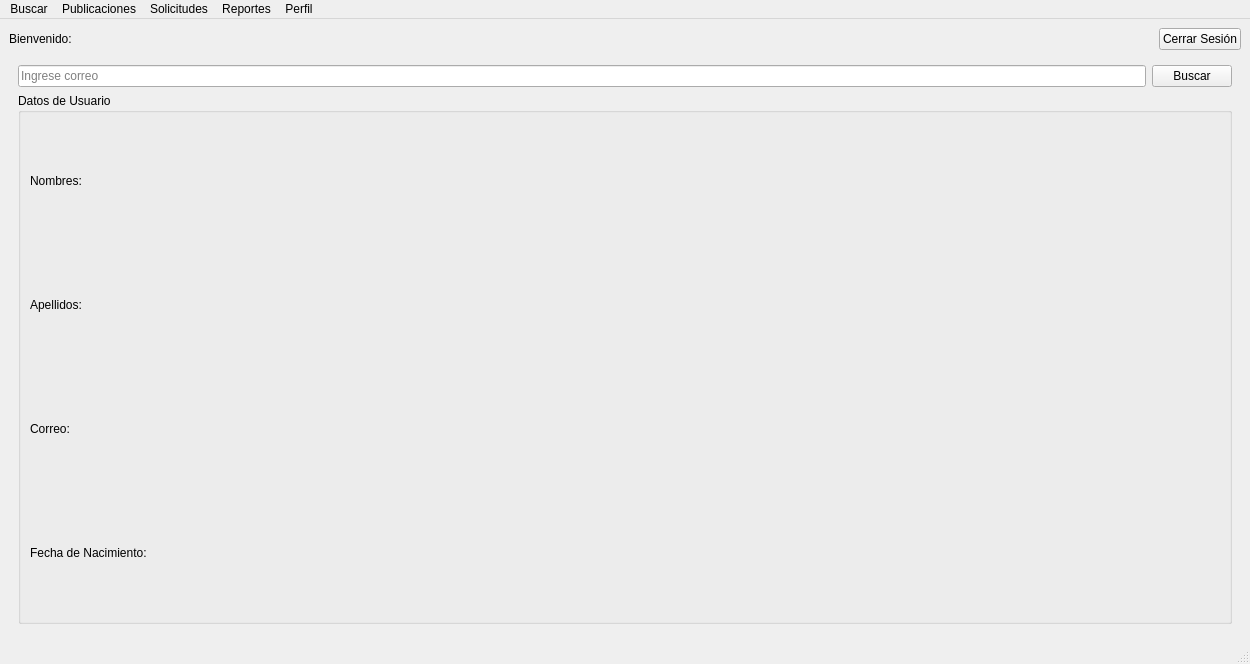
<?xml version="1.0" encoding="UTF-8"?>
<ui version="4.0">
 <class>MenuUsr</class>
 <widget class="QMainWindow" name="MenuUsr">
  <property name="geometry">
   <rect>
    <x>0</x>
    <y>0</y>
    <width>1250</width>
    <height>664</height>
   </rect>
  </property>
  <property name="windowTitle">
   <string>MenuUsr</string>
  </property>
  <widget class="QWidget" name="centralwidget">
   <layout class="QVBoxLayout" name="verticalLayout">
    <item>
     <layout class="QHBoxLayout" name="horizontalLayout_10">
      <item>
       <widget class="QLabel" name="label">
        <property name="text">
         <string>Bienvenido:</string>
        </property>
       </widget>
      </item>
      <item alignment="Qt::AlignmentFlag::AlignRight">
       <widget class="QPushButton" name="pushButtonCerrarSesion">
        <property name="text">
         <string>Cerrar Sesión</string>
        </property>
       </widget>
      </item>
     </layout>
    </item>
    <item>
     <widget class="QStackedWidget" name="stackedWidget">
      <property name="currentIndex">
       <number>0</number>
      </property>
      <widget class="QWidget" name="pageBuscar">
       <layout class="QVBoxLayout" name="verticalLayout_2">
        <item>
         <layout class="QHBoxLayout" name="horizontalLayout">
          <item>
           <widget class="QLineEdit" name="lineEditCorreo">
            <property name="placeholderText">
             <string>Ingrese correo</string>
            </property>
           </widget>
          </item>
          <item>
           <widget class="QPushButton" name="pushButtonBuscar">
            <property name="text">
             <string>Buscar</string>
            </property>
           </widget>
          </item>
         </layout>
        </item>
        <item>
         <widget class="QGroupBox" name="groupBoxDatosUsuario">
          <property name="title">
           <string>Datos de Usuario</string>
          </property>
          <layout class="QVBoxLayout" name="verticalLayout_3">
           <item>
            <widget class="QLabel" name="labelNombres">
             <property name="text">
              <string>Nombres:</string>
             </property>
            </widget>
           </item>
           <item>
            <widget class="QLabel" name="labelApellidos">
             <property name="text">
              <string>Apellidos:</string>
             </property>
            </widget>
           </item>
           <item>
            <widget class="QLabel" name="labelCorreo">
             <property name="text">
              <string>Correo:</string>
             </property>
            </widget>
           </item>
           <item>
            <widget class="QLabel" name="labelFechaNacimiento">
             <property name="text">
              <string>Fecha de Nacimiento:</string>
             </property>
            </widget>
           </item>
          </layout>
         </widget>
        </item>
       </layout>
      </widget>
      <widget class="QWidget" name="pagePublicaciones">
       <layout class="QHBoxLayout" name="horizontalLayout_2">
        <item>
         <layout class="QVBoxLayout" name="verticalLayout_4">
          <item>
           <widget class="QGroupBox" name="groupBoxFecha">
            <property name="title">
             <string>Fecha</string>
            </property>
            <layout class="QVBoxLayout" name="verticalLayout_5">
             <item>
              <widget class="QComboBox" name="comboBoxFecha">
               <item>
                <property name="text">
                 <string>Todas</string>
                </property>
               </item>
              </widget>
             </item>
             <item>
              <widget class="QPushButton" name="pushButtonAplicarFecha">
               <property name="text">
                <string>Aplicar</string>
               </property>
              </widget>
             </item>
            </layout>
           </widget>
          </item>
          <item>
           <widget class="QGroupBox" name="groupBoxRecorridoLimitado">
            <property name="title">
             <string>Recorrido Limitado</string>
            </property>
            <layout class="QVBoxLayout" name="verticalLayout_6">
             <item>
              <layout class="QHBoxLayout" name="horizontalLayout_3">
               <item>
                <widget class="QLabel" name="labelOrden">
                 <property name="text">
                  <string>Orden:</string>
                 </property>
                </widget>
               </item>
               <item>
                <widget class="QComboBox" name="comboBoxOrden">
                 <item>
                  <property name="text">
                   <string>PreOrden</string>
                  </property>
                 </item>
                 <item>
                  <property name="text">
                   <string>PostOrden</string>
                  </property>
                 </item>
                 <item>
                  <property name="text">
                   <string>InOrden</string>
                  </property>
                 </item>
                </widget>
               </item>
              </layout>
             </item>
             <item>
              <layout class="QHBoxLayout" name="horizontalLayout_4">
               <item>
                <widget class="QLabel" name="labelCantidad">
                 <property name="text">
                  <string>Cantidad:</string>
                 </property>
                </widget>
               </item>
               <item>
                <widget class="QLineEdit" name="lineEditCantidad"/>
               </item>
              </layout>
             </item>
             <item>
              <widget class="QPushButton" name="pushButtonAplicarRecorrido">
               <property name="text">
                <string>Aplicar</string>
               </property>
              </widget>
             </item>
            </layout>
           </widget>
          </item>
         </layout>
        </item>
        <item>
         <layout class="QVBoxLayout" name="verticalLayout_7">
          <item>
           <widget class="QPushButton" name="pushButtonCrearPublicacion">
            <property name="text">
             <string>Crear Nueva Publicación</string>
            </property>
           </widget>
          </item>
          <item>
           <widget class="QScrollArea" name="scrollAreaPublicaciones">
            <property name="widgetResizable">
             <bool>true</bool>
            </property>
            <widget class="QWidget" name="scrollAreaWidgetContents">
             <property name="geometry">
              <rect>
               <x>0</x>
               <y>0</y>
               <width>600</width>
               <height>511</height>
              </rect>
             </property>
            </widget>
           </widget>
          </item>
          <item>
           <layout class="QHBoxLayout" name="horizontalLayout_5"/>
          </item>
         </layout>
        </item>
       </layout>
      </widget>
      <widget class="QWidget" name="pageSolicitudes">
       <layout class="QVBoxLayout" name="verticalLayout_9">
        <item>
         <widget class="QGroupBox" name="groupBoxUsuarios">
          <property name="title">
           <string>Usuarios</string>
          </property>
          <layout class="QVBoxLayout" name="verticalLayout_10">
           <item>
            <widget class="QTableWidget" name="tableWidgetUsuarios">
             <column>
              <property name="text">
               <string>New Column</string>
              </property>
             </column>
             <column>
              <property name="text">
               <string>Nombres</string>
              </property>
             </column>
             <column>
              <property name="text">
               <string>Correo</string>
              </property>
             </column>
             <column>
              <property name="text">
               <string>Nacimiento</string>
              </property>
             </column>
             <column>
              <property name="text">
               <string>Acción</string>
              </property>
             </column>
            </widget>
           </item>
          </layout>
         </widget>
        </item>
        <item>
         <layout class="QHBoxLayout" name="horizontalLayout_6">
          <item>
           <widget class="QGroupBox" name="groupBoxSolicitudesRecibidas">
            <property name="title">
             <string>Solicitudes Recibidas</string>
            </property>
            <layout class="QVBoxLayout" name="verticalLayout_11">
             <item>
              <widget class="QTableWidget" name="tableWidgetSolicitudesRecibidas">
               <column>
                <property name="text">
                 <string>Correo</string>
                </property>
               </column>
               <column>
                <property name="text">
                 <string>Acciones</string>
                </property>
               </column>
              </widget>
             </item>
            </layout>
           </widget>
          </item>
          <item>
           <widget class="QGroupBox" name="groupBoxSolicitudesEnviadas">
            <property name="title">
             <string>Solicitudes Enviadas</string>
            </property>
            <layout class="QVBoxLayout" name="verticalLayout_12">
             <item>
              <widget class="QTableWidget" name="tableWidgetSolicitudesEnviadas">
               <column>
                <property name="text">
                 <string>Correo</string>
                </property>
               </column>
               <column>
                <property name="text">
                 <string>Acciones</string>
                </property>
               </column>
              </widget>
             </item>
            </layout>
           </widget>
          </item>
         </layout>
        </item>
       </layout>
      </widget>
      <widget class="QWidget" name="pageReportes">
       <layout class="QVBoxLayout" name="verticalLayout_13">
        <item>
         <layout class="QHBoxLayout" name="horizontalLayout_7">
          <item>
           <widget class="QGroupBox" name="groupBoxFechasMasPublicaciones">
            <property name="title">
             <string>Fechas con más publicaciones</string>
            </property>
            <layout class="QVBoxLayout" name="verticalLayout_14">
             <item>
              <widget class="QTableWidget" name="tableWidgetFechasMasPublicaciones">
               <column>
                <property name="text">
                 <string>Fecha</string>
                </property>
               </column>
               <column>
                <property name="text">
                 <string>Cantidad de publicaciones</string>
                </property>
               </column>
              </widget>
             </item>
            </layout>
           </widget>
          </item>
          <item>
           <widget class="QGroupBox" name="groupBoxPublicacionesMasComentarios">
            <property name="title">
             <string>Publicaciones con más comentarios</string>
            </property>
            <layout class="QVBoxLayout" name="verticalLayout_15">
             <item>
              <widget class="QTableWidget" name="tableWidgetPublicacionesMasComentarios">
               <column>
                <property name="text">
                 <string>Fecha</string>
                </property>
               </column>
               <column>
                <property name="text">
                 <string>Usuario</string>
                </property>
               </column>
               <column>
                <property name="text">
                 <string>No. Comentarios</string>
                </property>
               </column>
              </widget>
             </item>
            </layout>
           </widget>
          </item>
         </layout>
        </item>
        <item alignment="Qt::AlignmentFlag::AlignHCenter">
         <widget class="QPushButton" name="pushButtonGenerarReportes">
          <property name="text">
           <string>Generar reportes</string>
          </property>
         </widget>
        </item>
        <item>
         <layout class="QHBoxLayout" name="horizontalLayout_8">
          <item>
           <layout class="QVBoxLayout" name="verticalLayout_16">
            <item>
             <widget class="QGroupBox" name="groupBoxBST">
              <property name="title">
               <string>BST</string>
              </property>
              <layout class="QVBoxLayout" name="verticalLayout_17">
               <item>
                <widget class="QComboBox" name="comboBoxBST">
                 <item>
                  <property name="text">
                   <string>Todo</string>
                  </property>
                 </item>
                </widget>
               </item>
               <item alignment="Qt::AlignmentFlag::AlignHCenter">
                <widget class="QPushButton" name="pushButtonGenerarBST">
                 <property name="text">
                  <string>Generar</string>
                 </property>
                </widget>
               </item>
              </layout>
             </widget>
            </item>
           </layout>
          </item>
          <item>
           <widget class="QGraphicsView" name="graphicsViewBST"/>
          </item>
         </layout>
        </item>
       </layout>
      </widget>
      <widget class="QWidget" name="pagePerfil">
       <layout class="QVBoxLayout" name="verticalLayout_18">
        <item>
         <widget class="QGroupBox" name="groupBoxPerfil">
          <property name="title">
           <string>Perfil</string>
          </property>
          <layout class="QVBoxLayout" name="verticalLayout_19">
           <item>
            <widget class="QLabel" name="labelNombres1">
             <property name="text">
              <string>Nombres</string>
             </property>
            </widget>
           </item>
           <item>
            <widget class="QLineEdit" name="lineEditNombres"/>
           </item>
           <item>
            <widget class="QLabel" name="labelApellidos1">
             <property name="text">
              <string>Apellidos</string>
             </property>
            </widget>
           </item>
           <item>
            <widget class="QLineEdit" name="lineEditApellidos"/>
           </item>
           <item>
            <widget class="QLabel" name="labelCorreo1">
             <property name="text">
              <string>Correo</string>
             </property>
            </widget>
           </item>
           <item>
            <widget class="QLineEdit" name="lineEditCorreo1"/>
           </item>
           <item>
            <widget class="QLabel" name="labelContrasena">
             <property name="text">
              <string>Contraseña</string>
             </property>
            </widget>
           </item>
           <item>
            <widget class="QLineEdit" name="lineEditContrasena"/>
           </item>
           <item>
            <widget class="QLabel" name="labelFechaNacimiento1">
             <property name="text">
              <string>Fecha de nacimiento</string>
             </property>
            </widget>
           </item>
           <item>
            <widget class="QDateEdit" name="dateEditFechaNacimiento"/>
           </item>
           <item>
            <layout class="QHBoxLayout" name="horizontalLayout_9">
             <item>
              <widget class="QPushButton" name="pushButtonModificarDatos">
               <property name="text">
                <string>Modificar datos</string>
               </property>
              </widget>
             </item>
             <item>
              <widget class="QPushButton" name="pushButtonEliminarCuenta">
               <property name="text">
                <string>Eliminar cuenta</string>
               </property>
              </widget>
             </item>
            </layout>
           </item>
          </layout>
         </widget>
        </item>
       </layout>
      </widget>
     </widget>
    </item>
   </layout>
  </widget>
  <widget class="QMenuBar" name="menubar">
   <property name="geometry">
    <rect>
     <x>0</x>
     <y>0</y>
     <width>1250</width>
     <height>21</height>
    </rect>
   </property>
   <widget class="QMenu" name="menuBuscar">
    <property name="title">
     <string>Buscar</string>
    </property>
    <addaction name="actionBuscar"/>
   </widget>
   <widget class="QMenu" name="menuPublicaciones">
    <property name="title">
     <string>Publicaciones</string>
    </property>
    <addaction name="actionPublicaciones"/>
   </widget>
   <widget class="QMenu" name="menuSolicitudes">
    <property name="title">
     <string>Solicitudes</string>
    </property>
    <addaction name="actionSolicitudes"/>
   </widget>
   <widget class="QMenu" name="menuPerfil">
    <property name="title">
     <string>Perfil</string>
    </property>
    <addaction name="actionPerfil"/>
   </widget>
   <widget class="QMenu" name="menuReportes">
    <property name="title">
     <string>Reportes</string>
    </property>
    <addaction name="actionReportes"/>
   </widget>
   <addaction name="menuBuscar"/>
   <addaction name="menuPublicaciones"/>
   <addaction name="menuSolicitudes"/>
   <addaction name="menuReportes"/>
   <addaction name="menuPerfil"/>
  </widget>
  <widget class="QStatusBar" name="statusbar"/>
  <action name="actionBuscar">
   <property name="text">
    <string>Buscar</string>
   </property>
  </action>
  <action name="actionPublicaciones">
   <property name="text">
    <string>Publicaciones</string>
   </property>
  </action>
  <action name="actionSolicitudes">
   <property name="text">
    <string>Solicitudes</string>
   </property>
  </action>
  <action name="actionPerfil">
   <property name="text">
    <string>Perfil</string>
   </property>
  </action>
  <action name="actionReportes">
   <property name="text">
    <string>Reportes</string>
   </property>
  </action>
 </widget>
 <resources/>
 <connections/>
</ui>
